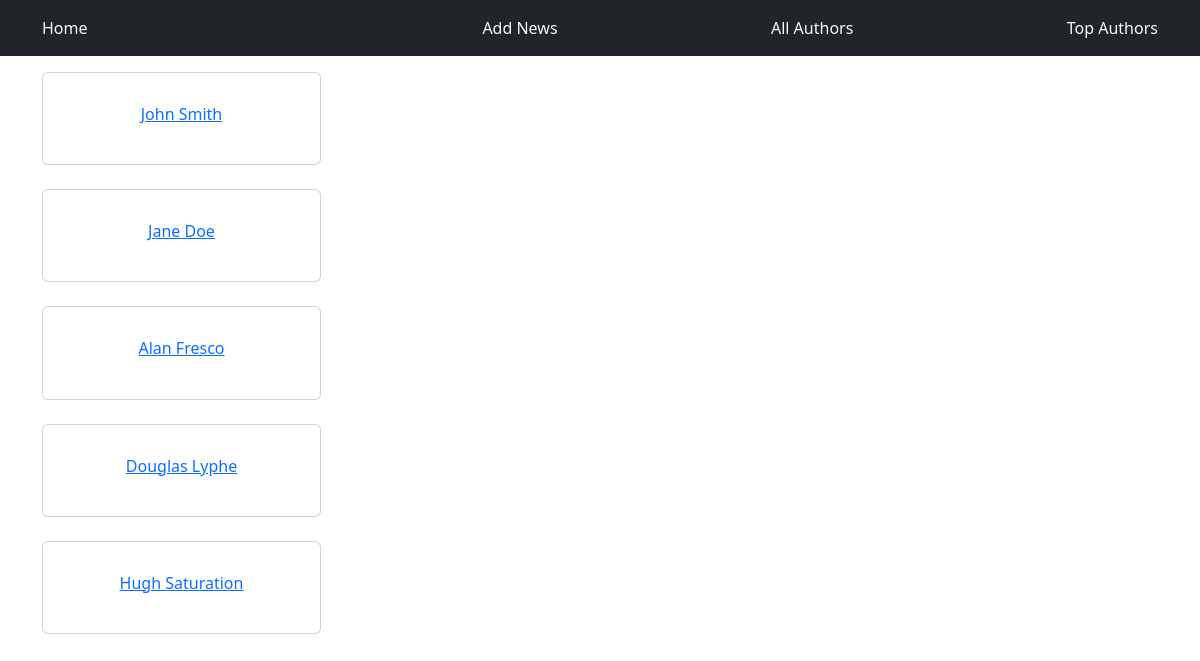
The app's page /authors with its own data.
### tables this page shows
CREATE TABLE `author` (
  `id` int(11) NOT NULL,
  `name` varchar(255) NOT NULL
);

### views/View.php (called while the page is built, shortened)
<?php
class View {
    public static function renderView($view, $params = []) {
        include __DIR__ . "/$view.php";
        include __DIR__ . "/layouts/main.php";
    }
}

### public/index.php (called while the page is built, shortened)
<?php
$router = new Router();
$router->get('/', [SiteController::class, 'index']);
$router->get("/posts", [SiteController::class, 'checkPost']);
$router->get("/addnews", [SiteController::class, 'addNews']);
$router->post("/addnews", [SiteController::class, 'addNews']);
$router->get("/authors", [SiteController::class, 'checkAuthor']);
$router->get("/topauthors", [SiteController::class, 'getTopAuthors']);
$router->get("/edit", [SiteController::class, 'editNews']);
$router->post("/edit", [SiteController::class, 'editNews']);
$router->resolve();

### core/Database.php (called while the page is built, shortened)
<?php
class Database {
    private $host = "localhost";
    private $user = "root";
    private $password = "";
    private $dbName = "news_article_system";
    private PDO $pdo;
    private $stmt;
    public function __construct() {
        $dsn = 'mysql:host=' . $this->host . ';dbname=' . $this->dbName;
        $this->pdo = new PDO($dsn, $this->user, $this->password);
        $this->pdo->setAttribute(PDO::ATTR_ERRMODE, PDO::ERRMODE_EXCEPTION);
    }
    public function query($sql) {
        $this->stmt = $this->pdo->prepare($sql);
    }
    public function execute() {
        return $this->stmt->execute();
    }
    public function resultSet() {
        $this->execute();
        return $this->stmt->fetchAll(PDO::FETCH_OBJ);
    }
}

### models/Model.php (called while the page is built, shortened)
<?php
class Model {
    private $db;
    public function __construct() {
        $this->db = new Database;
    }
    public function getAllAuthors() {
        $this->db->query("
        SELECT * FROM author");
        $results = $this->db->resultSet();
        return $results;
    }
}

### views/author.php (the view)
<?php foreach ($params as $authorsDTO) : ?>
        <div class="col-md-3 mb-4">
            <div class="card">
                <div class="card-body">
                    <a href="/authors?id=<?php echo $authorsDTO->id; ?>"><h6 class="card-body text-center"><?php echo $authorsDTO->name; ?></h6></a>
                </div>
            </div>
        </div>
    <?php endforeach ?>

### records on screen
author: name "John Smith"
author: name "Jane Doe"
author: name "Alan Fresco"
author: name "Douglas Lyphe"
author: name "Hugh Saturation"
